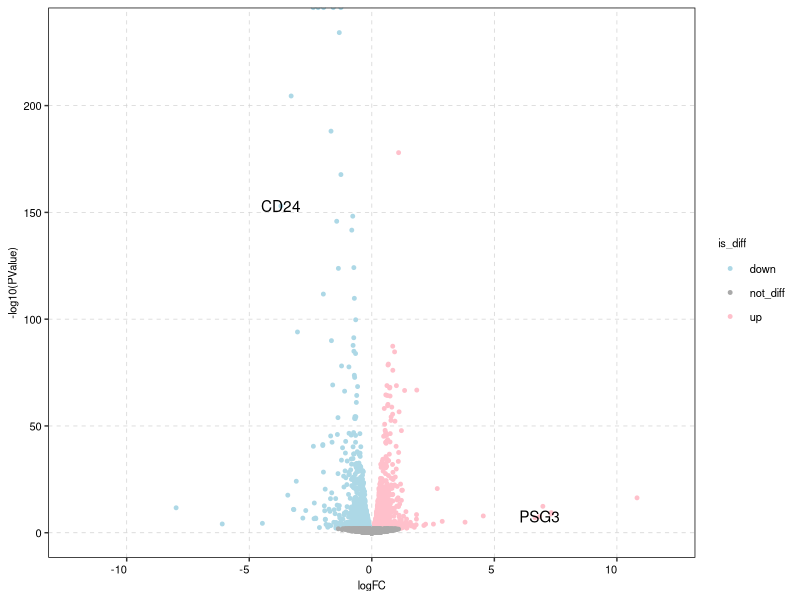

R code for this plot:
rm(list=ls())

test_res = read.table("./03.PCA_volcano_plot/02.volcano_plot_data.txt",sep="\t",header=T,row.names=1)

#------setting my theme
library(ggplot2)
line_size = 0.5
text_size = 8
mytheme <- theme(line = element_line(size=line_size), text = element_text(size=text_size, color="black"), 
panel.border = element_rect(size = line_size, fill=NA),
panel.background = element_rect(fill=NA),
panel.grid.major = element_line(size=line_size/2, linetype = 8, color = "lightgray"),
axis.ticks = element_line(size=line_size),
axis.title.x = element_text(size=text_size),
axis.text.x= element_text(size=text_size, hjust = 1, vjust =1,color="black"), 
axis.text.y= element_text(size=text_size,color="black"),
legend.text = element_text(size = text_size), 
legend.title = element_text(size=text_size),
plot.title=element_text(size=text_size, hjust=0.5,vjust=0.5),legend.position='right')

#------construct ggplot data.
plot_frm = test_res[,c("logFC","PValue","is_diff")]

#------plot

demo_gene = c("CD24","PSG3")
names(demo_gene) = c("ENSG00000272398","ENSG00000221826")
demo_gene_tab = plot_frm[names(demo_gene),]

p <- ggplot(plot_frm,aes(x = logFC,y = -log10(PValue),color = is_diff))+
geom_point(size=1)+
geom_text(data= demo_gene_tab, aes(x=logFC, y=-log10(PValue)),label=demo_gene,color = "black")+
xlim(-12,12)+
scale_color_manual(values=c("lightblue","darkgray","pink"))+
mytheme

p


